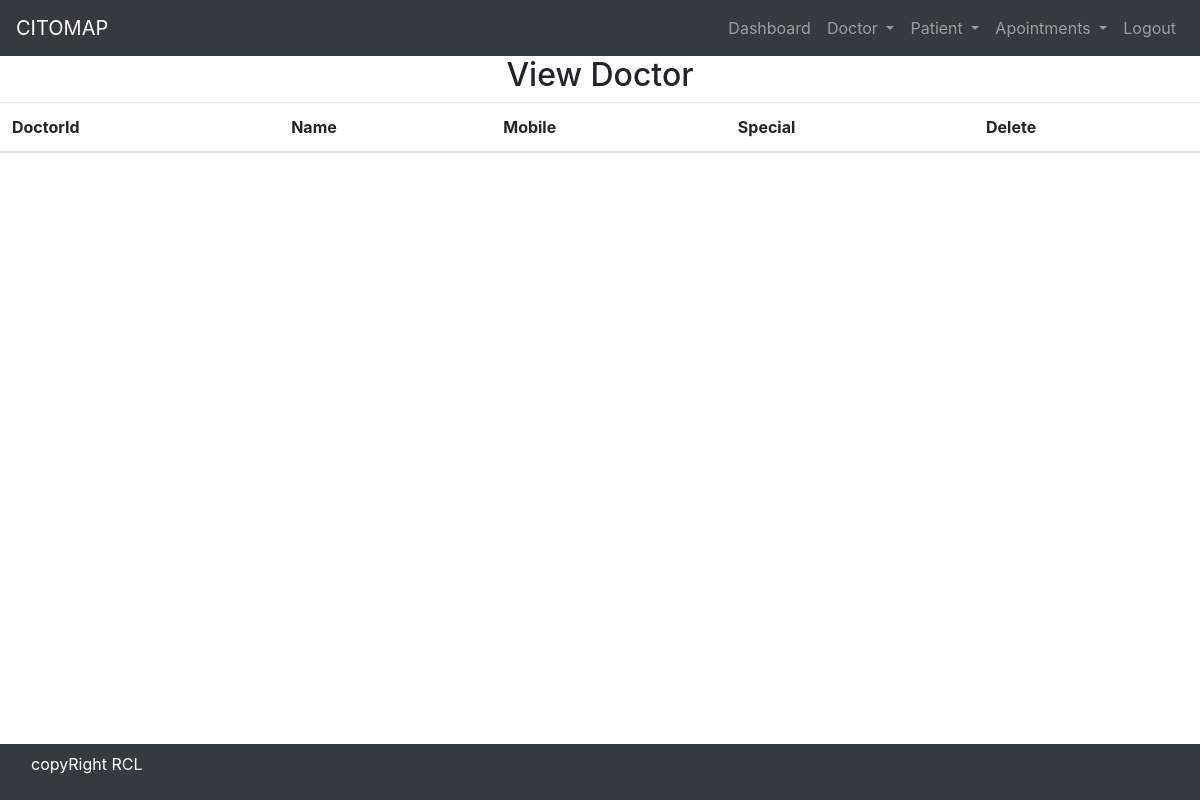
Page /view_doctor/ (signed in) on the earlier database version.
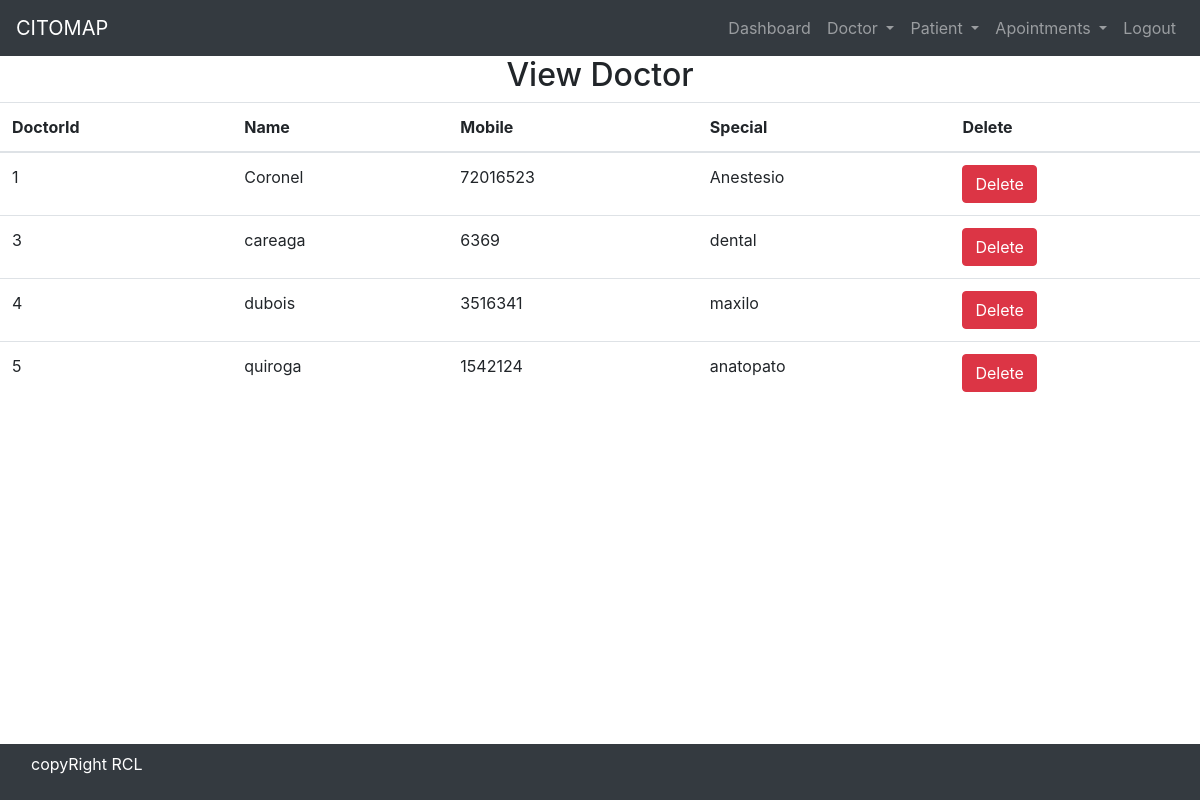
Same page on the later database version.
### hospital/models.py (models this page shows)
class Doctor(models.Model):
    Name = models.CharField(max_length=50)
    mobile = models.IntegerField()
    special = models.CharField(max_length=50)

### hospital/views.py (the view)
# urls.py: path('view_doctor/', View_Doctor, name='view_doctor'),
def View_Doctor(request):
    if not request.user.is_staff:
        return redirect('login')
    doc = Doctor.objects.all()
    d = {'doc': doc}
    return render(request, 'view_doctor.html',d)

### hospital/templates/view_doctor.html
{% include 'base.html' %} {% include 'navigation.html' %} {% block content %}
<div>
  <h2 class="text-center">View Doctor</h2>
  <table id="example" class="table table-hover">
    <thead>
      <tr>
        <th>DoctorId</th>
        <th>Name</th>
        <th>Mobile</th>
        <th>Special</th>
        <th>Delete</th>
      </tr>
    </thead>
    <body>
      {% for i in doc%}
      <tr>
        <td>{{i.id}}</td>
        <td>{{i.Name}}</td>
        <td>{{i.mobile}}</td>
        <td>{{i.special}}</td>
        <td>
          <a
            href="{% url 'delete_doctor' i.id %}"
            onclick="return confirm('Are you sure you want to delete')"
            class="btn btn-danger"
          >
            Delete
          </a>
        </td>
      </tr>
      {% endfor%}
    </body>
  </table>
</div>
{% endblock content%} {% include 'footer.html'%}

Differences in the rows shown:
added Doctor: id "1", Name "Coronel", mobile "72016523", special "Anestesio"
added Doctor: id "3", Name "careaga", mobile "6369", special "dental"
added Doctor: id "4", Name "dubois", mobile "3516341", special "maxilo"
added Doctor: id "5", Name "quiroga", mobile "1542124", special "anatopato"
